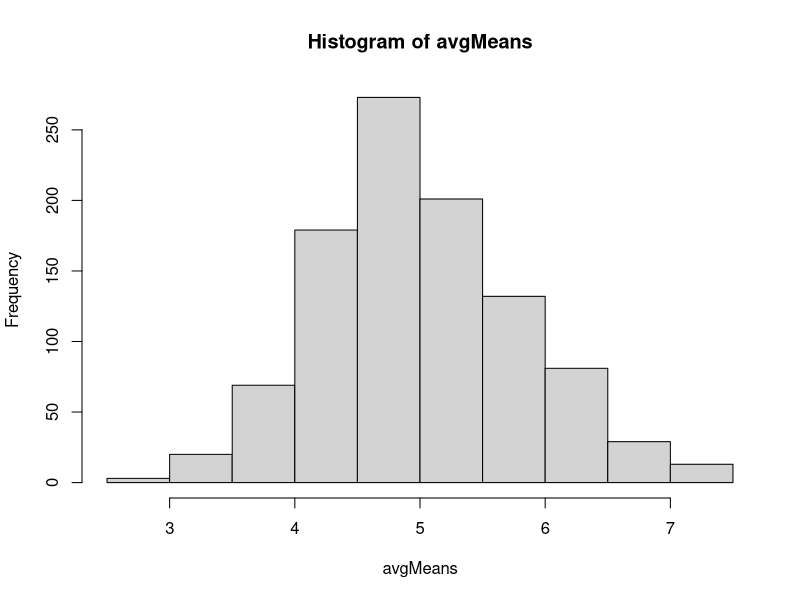

This chart was generated by the following R code:
## ---- chunk 1
knitr::opts_chunk$set(echo = TRUE)
## ---- chunk 2
lambda <- 0.2
n <- 40
nSim <- 1000
## ---- chunk 3
avgMeans <- NULL
for (i in 1 : nSim) {
    sim <- rexp(n,lambda)
    currentAvg <- mean(sim)
    avgMeans <- rbind(avgMeans,currentAvg)
}
hist(avgMeans)
## ---- chunk 4
mean(avgMeans)
1/lambda
## ---- chunk 5
sd(avgMeans)
sqrt((1/lambda)^2/n)
var(avgMeans)[1]
(1/lambda)^2/n
